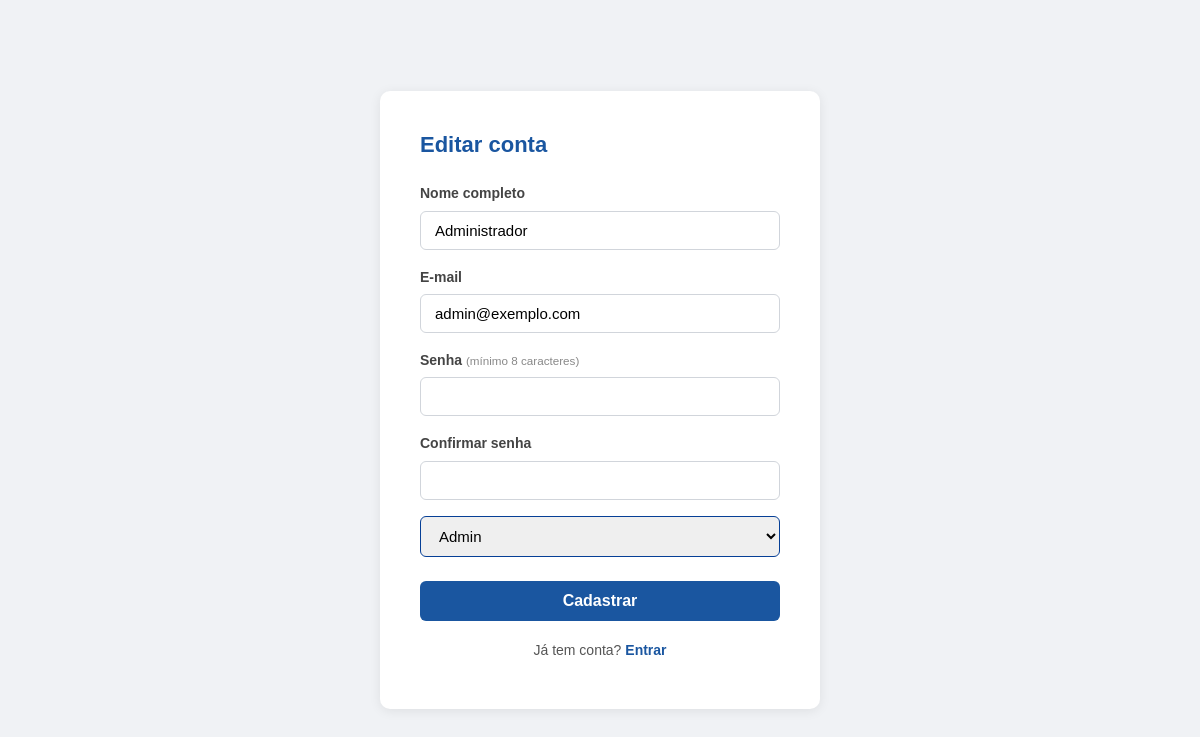
Page /projeto-auth/public/editar_usuario.php?id=1 (signed in) on the committed database.
### tables this page shows
CREATE TABLE IF NOT EXISTS usuarios (
    id         INT          AUTO_INCREMENT PRIMARY KEY,
    nome       VARCHAR(100) NOT NULL,
    email      VARCHAR(150) NOT NULL UNIQUE,
    senha      VARCHAR(255) NOT NULL,               
    perfil     ENUM('usuario', 'admin')             
               NOT NULL DEFAULT 'usuario',
    criado_em  TIMESTAMP   NOT NULL DEFAULT CURRENT_TIMESTAMP
);

### projeto-auth/src/auth.php (called while the page is built, shortened)
<?php
function e(string $valor): string
{
    return htmlspecialchars($valor, ENT_QUOTES, 'UTF-8');
}

### projeto-auth/public/editar_usuario.php (the view, shortened to what this page needs)
<?php
require_once '../src/auth.php';
$erros  = [];
$nome   = '';
$email  = '';
if ($_SERVER['REQUEST_METHOD'] === 'POST') {
    $nome  = trim($_POST['nome']  ?? '');
    $email = trim($_POST['email'] ?? '');
    $senha = $_POST['senha']      ?? '';
    $conf  = $_POST['confirmar']  ?? '';
    if (empty($nome)) {
        $erros[] = 'O nome é obrigatório.';
    }
    if (!filter_var($email, FILTER_VALIDATE_EMAIL)) {
        $erros[] = 'Informe um e-mail válido.';
    }
    if($senha!=""){
        if (strlen($senha) < 8) {
            $erros[] = 'A senha deve ter pelo menos 8 caracteres.';
        }
        if ($senha !== $conf) {
            $erros[] = 'As senhas não conferem.';
        }
    }
    if (empty($erros)) {
        $pdo = getConexao();
           if($senha!=""){
                $hash = password_hash($senha, PASSWORD_DEFAULT);
            }
            $stmt = $pdo->prepare(
                'UPDATE usuarios SET
                nome = :nome, email = :email' . ($senha != "" ? ', senha = :senha' : '') . '
                WHERE id = :id'
            );
            $stmt->bindValue(':nome', $nome, PDO::PARAM_STR);
            $stmt->bindValue(':email', $email, PDO::PARAM_STR);
            if($senha!=""){
                $stmt->bindValue(':senha', $hash, PDO::PARAM_STR);
            }
            $stmt->bindValue(':id', $_POST['id'], PDO::PARAM_INT);
            $stmt->execute();
            header('Location: admin.php?cadastro=ok');
            exit;
    }
}else{
    $pdo = getConexao();
    $buscar = $pdo->prepare('SELECT * FROM usuarios WHERE id = :id');
    $buscar->bindValue(':id', $_GET['id'], PDO::PARAM_INT);
    $buscar->execute();
    $usuario = $buscar->fetch(PDO::FETCH_ASSOC);
    $nome = $usuario['nome'];
    $email = $usuario['email'];
}
?>
<!DOCTYPE html>
<html lang="pt-BR">
<head>
    <link rel="stylesheet" href="assets/style.css">
</head>
<body>
<div class="container">
    <div class="card">
        <h1>Editar conta</h1>
        <form method="POST" action="editar_usuario.php">
            <div class="campo">
                <label for="nome">Nome completo</label>
                <input type="text" id="nome" name="nome"
                       value="<?= e($nome) ?>" required autocomplete="name">
            </div>
            <div class="campo">
                <label for="email">E-mail</label>
                <input type="email" id="email" name="email"
                       value="<?= e($email) ?>" required autocomplete="email">
            </div>
            <div class="campo">
                <label for="senha">Senha <small>(mínimo 8 caracteres)</small></label>
                <input type="password" id="senha" name="senha"  autocomplete="new-password">
            </div>
            <div class="campo">
                <label for="confirmar">Confirmar senha</label>
                <input type="password" id="confirmar" name="confirmar"  autocomplete="new-password">
            </div>
            <div class="campo">
                <select name="perfil" id="perfil" required>
                    <option value="admin" <?= $usuario['perfil'] === 'admin' ? 'selected' : '' ?>>Admin</option>
                </select>
            </div>
            <button type="submit" class="btn-primario">Cadastrar</button>
        </form>
        <p class="link-alt">Já tem conta? <a href="login.php">Entrar</a></p>
    </div>
</div>
</body>
</html>

### projeto-auth/public/assets/style.css (style rules this page uses)
*, *::before, *::after { box-sizing: border-box; margin: 0; padding: 0; }
body { font-family: Arial, sans-serif; font-size: 16px; background-color: #f0f2f5; color: #333; line-height: 1.6; }
.container { min-height: 100vh; display: flex; align-items: center; justify-content: center; padding: 24px; }
.card { background: #ffffff; border-radius: 10px; padding: 36px 40px; width: 100%; max-width: 440px; box-shadow: 0 2px 12px rgba(0, 0, 0, 0.08); }
.card h1 { font-size: 22px; margin-bottom: 20px; color: #1A56A0; }
.card p { margin-bottom: 12px; color: #555; }
.campo { margin-bottom: 16px; }
.campo label { display: block; font-size: 14px; font-weight: bold; margin-bottom: 6px; color: #444; }
.campo label small { font-weight: normal; color: #888; }
.campo input { width: 100%; padding: 10px 14px; border: 1px solid #d1d5db; border-radius: 6px; font-size: 15px; transition: border-color 0.2s; }
.campo select { width: 100%; padding: 10px 14px; border: 1px solid #063f96; border-radius: 6px; font-size: 15px; transition: border-color 0.2s; }
.btn-primario { display: inline-block; width: 100%; padding: 11px; background-color: #1A56A0; color: #fff; border: none; border-radius: 6px; font-size: 16px; font-weight: bold; cursor: pointer; text-align: center; text-decoration: none; transition: background-color 0.2s; margin-top: 8px; }
.link-alt { text-align: center; margin-top: 18px; font-size: 14px; color: #555; }
.link-alt a { color: #1A56A0; text-decoration: none; font-weight: bold; }

### rows in the picture
usuarios: nome "Administrador", email "admin@exemplo.com", perfil "Admin"
